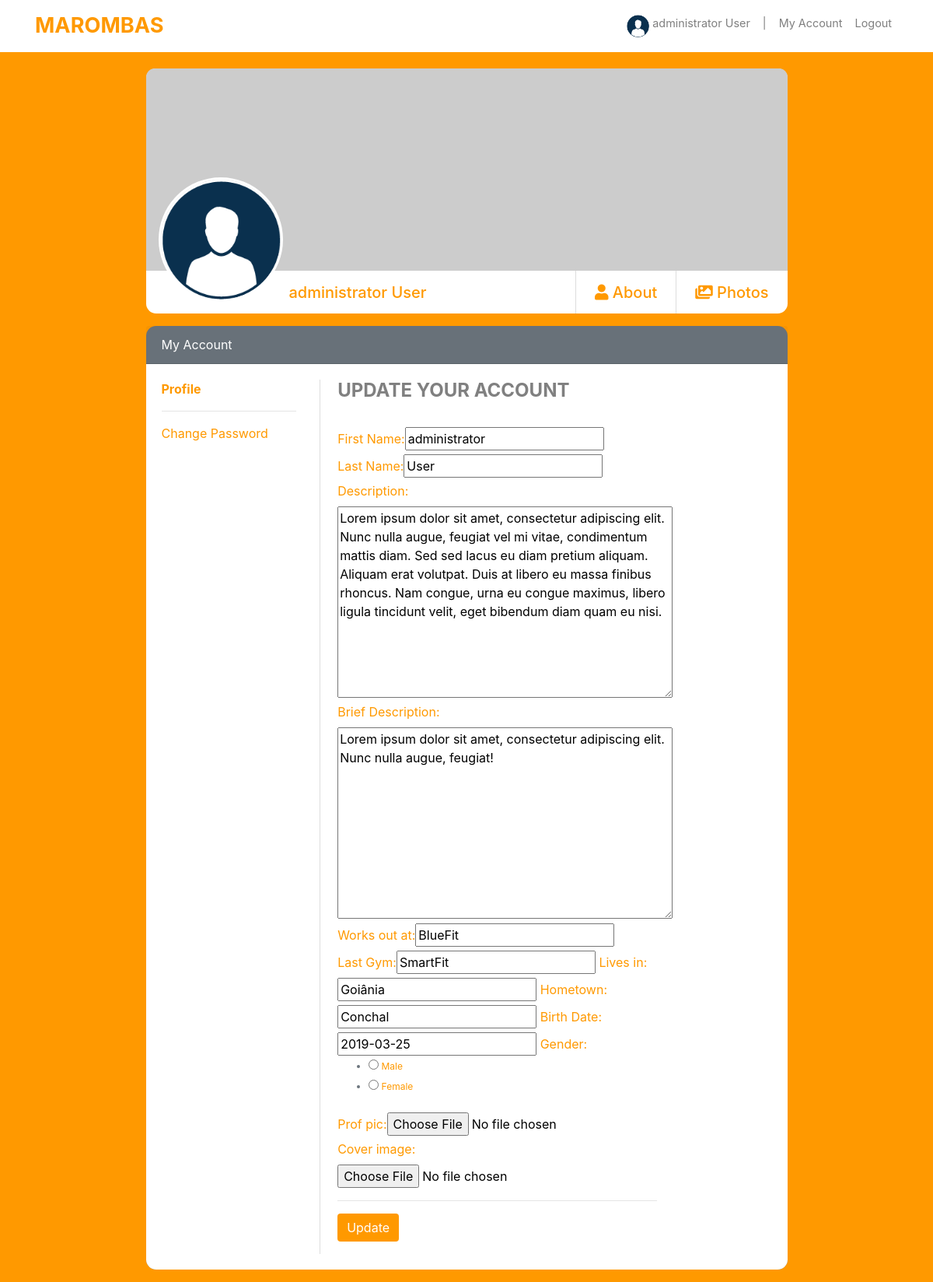
The page /profile/1/my_account/ (signed in) on the database its author committed.
### accounts/models.py (models this page shows)
class User(AbstractBaseUser, PermissionsMixin):
    first_name = models.CharField('First Name', max_length=50)
    last_name = models.CharField('Last Name', max_length=50)
    username = models.CharField('Username', max_length=60, unique=True)
    email = models.EmailField('E-mail', unique=True)
    birth_date = models.DateField('Birth Date', auto_now=False, null=True)
    description = models.TextField('Description', null=True, blank=True)
    description_card = models.TextField('Brief Description', null=True, blank=True)
    Prof_pic = models.ImageField('Profile Picture', upload_to='user_prof_pic', null=True, blank=True)
    album_photos = models.ImageField('Album photos', upload_to='album_photos', null=True, blank=True)
    cover_image = models.ImageField('Cover Image', upload_to='cover_pics', null=True, blank=True)
    date_joined = models.DateTimeField('Date joined', auto_now_add=True)
    works_out = models.CharField('Works out at', max_length=60)
    last_gym = models.CharField('Last Gym', max_length=60, default='last gym')
    city = models.CharField('Lives in', max_length=60)
    hometown = models.CharField('Hometown', max_length=60)
    is_active = models.BooleanField(default=True)
    is_admin = models.BooleanField(default=False)
    is_staff = models.BooleanField(default=False)
    USERNAME_FIELD = 'email'
    REQUIRED_FIELDS = ['username',]
    object = UserManager()
    class Meta:
        verbose_name = 'User'
        verbose_name_plural = 'Users'
    def __str__(self):
        return f"{self.first_name} {self.last_name}" or self.username

### accounts/views.py (the view)
# urls.py: path('<int:pk>/my_account/', views.my_account_page, name='my_account'),
@login_required
def my_account_page(request, pk):
    one_user = get_object_or_404(User, pk=pk)
    if request.method == 'POST':
        form = UserRegisterUpdateForm(request.POST or None, request.FILES or None, instance=one_user)
        if form.is_valid():
            form.save()
            return redirect('accounts:profile', pk)
    else:
        form = UserRegisterUpdateForm(instance=one_user)
    context = {
        'one_user': one_user,
        'form': form,
    }
    return render(request, 'accounts/my_account.html', context)

### accounts/forms.py
class UserRegisterUpdateForm(UserChangeForm):
    gender = forms.ChoiceField(required=False, choices=GENDER_CHOICES, widget=forms.RadioSelect)
    Prof_pic = forms.ImageField(required=False, widget=forms.FileInput(
        attrs= {
            'class': '',
        }
    ))
    cover_image = forms.ImageField(required=False, widget=forms.FileInput(
        attrs= {
            'class': '',
        }
    ))
    password = None
    class Meta:
        model = User
        fields = ['first_name', 'last_name', 'description', 'description_card', 'works_out', 'last_gym', 'city', 'hometown', 'birth_date', 'gender', 'Prof_pic', 'cover_image']

### accounts/context_processors.py (called while the page is built)
def user_list(request):
    latest_users = User.object.order_by('-date_joined')[:6]
    return {'user_list': latest_users}

### accounts/templates/accounts/my_account.html (shortened to what this page needs)
{% extends "base_profile.html" %}
{% load static %}
{% load bootstrap %}
{% block content %}
    <div class="row d-flex justify-content-center">
        <div class="col-md-1"></div>
        <div class="col-md-9">
            <div class="card mb-3">
                <div class="wrapper">
                    {% if one_user.cover_image %}
                        <img src="{{ one_user.cover_image.url }}" class="card-img-top round-top-img">
                    {% else %}
                        <img src="https://dummyimage.com/600x400/707070/ffffff&text=image+cover" class="card-img-top round-top-img">
                    {% endif %}
                </div>
                <div class="card-body title-name">
                    <a href="{% url 'accounts:profile' one_user.pk %}">
                        {% if one_user.Prof_pic %}
                            <img src="{{ one_user.Prof_pic.url }}" class="prof_main_pic_card float-left mr-2 ml-3 mb-2">
                        {% else %}
                            <img src="{% static 'img/download.png' %}" class="prof_main_pic_card float-left mr-2 ml-3 mb-2">
                        {% endif %}
                    </a>
                    <a href="{% url 'accounts:profile' one_user.pk %}" class="link-color float-left"><h5 class="card-title mt-3">{{ one_user.first_name }} {{ one_user.last_name }}</h5></a>
                    <a href="{% url 'accounts:photos' one_user.pk %}" class="link-color float-right"><h5 class="card-title mr-4 mt-3"><i class="fas fa-images"></i> Photos</h5></a>
                    <a href="{% url 'accounts:about' one_user.pk %}" class="link-color float-right"><h5 class="card-title mr-4 mt-3"><i class="fas fa-user"></i> About</h5></a>
                </div>
            </div>
        </div>
        <div class="col-md-1"></div>
    </div>
    <div class="row d-flex justify-content-center">
        <div class="col-md-9">
            <div class="card text-white bg-secondary mb-3">
                <div class="card-header">
                    My Account
                </div>
                <div class="card-body profiles-card">
                    <div class="row">
                        <div class="col-md-3">
                            <a href="{% url 'accounts:my_account' one_user.pk %}" class="link-color"><strong>Profile</strong></a>
                            <hr>
                            <a href="{% url 'accounts:my_account' one_user.pk %}" class="link-color">Change Password</a>
                        </div>
                        <div class="col-md-1">
                            <div class="vl-card"></div>
                        </div>
                        <div class="col-md-8">
                            <h4 class="margin-card"><strong>UPDATE YOUR ACCOUNT</strong></h4>
                            <br>
                            <form role="form" method="POST" enctype="multipart/form-data">
                                <div class="form-group margin-card">
                                    <div class="row">
                                        <div class="col-md-9">
                                            {{ form|bootstrap }}
                                            <hr>
                                        </div>
                                    </div>
                                    <button type="submit" class="btn btn-edit">Update</button>
                                </div>
                            </form>
                        </div>
                    </div>
                </div>
            </div>
        </div>
    </div>
{% endblock %}

### core/templates/base_profile.html (shortened to what this page needs)
<!DOCTYPE html>
{% load static %}
<html lang="en">
    <head>
        <link rel="stylesheet" href="https://stackpath.bootstrapcdn.com/bootstrap/4.3.1/css/bootstrap.min.css">
        <link rel="stylesheet" href="https://use.fontawesome.com/releases/v5.7.2/css/all.css">
        <link rel="stylesheet" href="{% static 'css/base_style.css' %}">
    </head>
    <body>
        <nav class="navbar fixed-top navbar-expand-lg navbar-light bg-light">
            <div class="container">
                <a class="navbar-brand" href="{% url 'index' %}">MAROMBAS</a>
                <div class="collapse navbar-collapse" id="navbarNav">
                    <ul class="navbar-nav ml-auto">
                        <li class="nav-item normal-li">
                            <a href="{% url 'accounts:profile' user.pk %}" class="nav-link">
                                {% if user.Prof_pic %}
                                    <img src="{{ user.Prof_pic.url }}" class="prof_pic d-inline-block align-top mr-1">{{ user }}
                                {% else %}
                                    <img src="{% static 'img/download.png' %}" class="prof_pic d-inline-block align-top mr-1">{{ user }}
                                {% endif %}
                            </a>
                        </li>
                        <li class="nav-item normal-li">
                            <span class="nav-link">|</span>
                        </li>
                        <li class="nav-item normal-li">
                            <a href="{% url 'accounts:my_account' user.pk %}" class="nav-link">My Account</a>
                        </li>
                        <li class="nav-item normal-li">
                            <a href="{% url 'logout' %}" class="nav-link">Logout</a>
                        </li>
                    </ul>
                </div>
            </div>
        </nav>
        <div class="container">
            {% block content %}
            {% endblock %}
        </div>
    </body>
</html>

### core/static/css/base_style.css (style rules this page uses)
body { background-color: #FF9900; }
.bg-light { background-color: #fff !important; }
.navbar-nav { font-size: 0.9rem; }
.navbar-light .navbar-brand { color: #FF9900; font-weight: bold; font-size: 1.7em; }
.btn-edit { background-color: #FF9900; color: #fff; border: #FF9900; }
.prof_pic { border-radius: 50%; width: 1.8rem; height: 1.8rem; object-fit: cover; }
.prof_main_pic_card { border-radius: 50%; width: 10rem; height: 10rem; object-fit: cover; margin: -120px 0px 0px 0px; border: 3px solid white; }
.card { border: none; border-radius: 0.8rem; }
.link-color { color: #FF9900; }
.profiles-card { background-color: white; color: black; border-bottom-left-radius: 0.8rem; border-bottom-right-radius: 0.8rem; }
.round-top-img { height: 260px; object-fit: cover; border-top-left-radius: 0.7rem; border-top-right-radius: 0.7rem; }
.wrapper { height: 260px; width: 100%; }
.title-name { padding: 0; }
.vl-card { border-left: 1px solid #dddddd; height: 100%; }
.margin-card { margin-left: -45px; }
label { color: #FF9900; }
li, .help-block { color: #6c757d; font-size: 0.75rem; }
.normal-li { font-size: 0.9rem; }
h4 { color: gray; }

### rows shown on the page
User: first_name+last_name "administrator User", first_name "administrator", last_name "User", description "Lorem ipsum dolor sit amet, consectetur adipiscing elit. Nunc nulla augue, feugiat vel mi vitae, condimentum mattis diam. Sed sed lacus eu diam pretium aliquam. Aliquam erat volutpat. Duis at libero eu massa finibus rhoncus. Nam congue, urna eu congue maximus, libero ligula tincidunt velit, eget bibendum diam quam eu nisi.", description_card "Lorem ipsum dolor sit amet, consectetur adipiscing elit. Nunc nulla augue, feugiat!", works_out "BlueFit", last_gym "SmartFit", city "Goiânia", hometown "Conchal", birth_date "2019-03-25"
